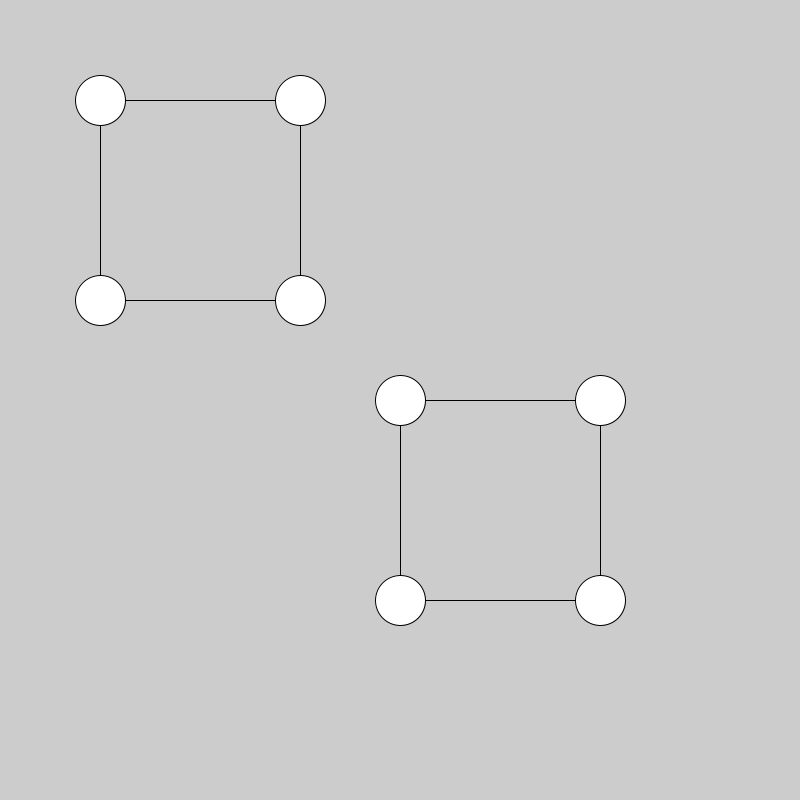
Frame 1 (no input)
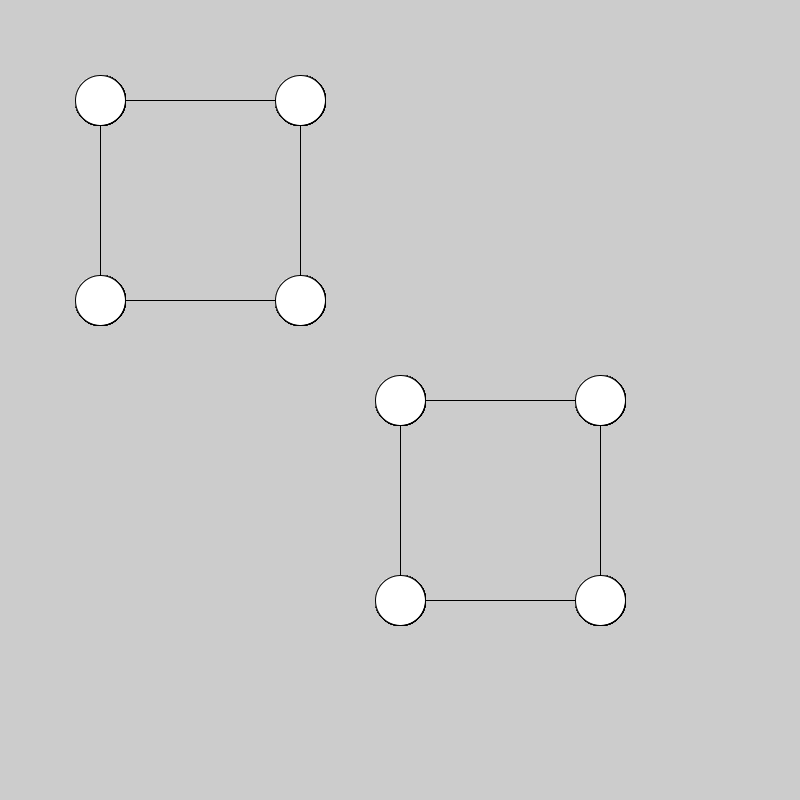
Frame 60 (the mouse pressed at the canvas centre just before this capture)
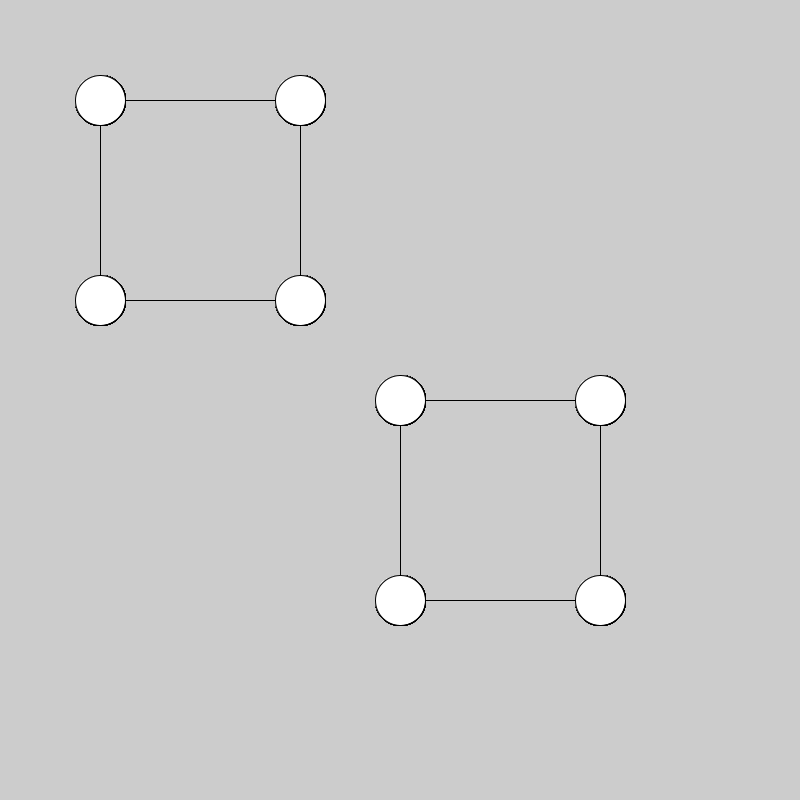
Frame 120 (the mouse held since frame 60 and released just before this capture)

The Processing sketch that drew these frames (run headless with seeded random() and noise(); from frame 60 on, the mouse is pressed at the canvas centre):

// Processing sketch: Code5_myRect
// ── Code5_myRect.pde
void setup() {
  size(800,800);
}

void draw(){
  myRect(100,100,200,200);
  myRect(400,400 ,200 ,200 );
}

// ── myRect.pde
void myRect( int startX, int startY, int myRectWidth, int myRectHeight){ 
  int endX = startX + myRectWidth;
  int endY = startY + myRectHeight;
  line( startX, startY, endX, startY);
  line( endX, startY, endX, endY);
  line( endX, endY ,startX ,endY );
  line( startX ,endY , startX, startY );
  
  circle(startX, startY,50);
  circle(endX, startY,50);
  circle(endX, endY ,50);
  circle(startX ,endY ,50);
  
}
